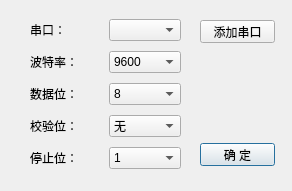
<?xml version="1.0" encoding="UTF-8"?>
<ui version="4.0">
 <class>COM</class>
 <widget class="QDialog" name="COM">
  <property name="geometry">
   <rect>
    <x>0</x>
    <y>0</y>
    <width>292</width>
    <height>191</height>
   </rect>
  </property>
  <property name="windowTitle">
   <string>Dialog</string>
  </property>
  <widget class="QPushButton" name="OKpushButton">
   <property name="geometry">
    <rect>
     <x>200</x>
     <y>143</y>
     <width>75</width>
     <height>23</height>
    </rect>
   </property>
   <property name="text">
    <string>确 定</string>
   </property>
  </widget>
  <widget class="QWidget" name="layoutWidget">
   <property name="geometry">
    <rect>
     <x>30</x>
     <y>15</y>
     <width>151</width>
     <height>161</height>
    </rect>
   </property>
   <layout class="QGridLayout" name="gridLayout">
    <item row="0" column="0">
     <widget class="QLabel" name="label_23">
      <property name="text">
       <string>串口：</string>
      </property>
     </widget>
    </item>
    <item row="0" column="1">
     <widget class="QComboBox" name="portNameComboBox"/>
    </item>
    <item row="1" column="0">
     <widget class="QLabel" name="label_20">
      <property name="text">
       <string>波特率：</string>
      </property>
     </widget>
    </item>
    <item row="2" column="0">
     <widget class="QLabel" name="label_19">
      <property name="text">
       <string>数据位：</string>
      </property>
     </widget>
    </item>
    <item row="3" column="0">
     <widget class="QLabel" name="label_25">
      <property name="text">
       <string>校验位：</string>
      </property>
     </widget>
    </item>
    <item row="4" column="0">
     <widget class="QLabel" name="label_22">
      <property name="text">
       <string>停止位：</string>
      </property>
     </widget>
    </item>
    <item row="1" column="1">
     <widget class="QComboBox" name="baudRateComboBox">
      <property name="currentIndex">
       <number>12</number>
      </property>
      <item>
       <property name="text">
        <string>50</string>
       </property>
      </item>
      <item>
       <property name="text">
        <string>75</string>
       </property>
      </item>
      <item>
       <property name="text">
        <string>110</string>
       </property>
      </item>
      <item>
       <property name="text">
        <string>134</string>
       </property>
      </item>
      <item>
       <property name="text">
        <string>150</string>
       </property>
      </item>
      <item>
       <property name="text">
        <string>200</string>
       </property>
      </item>
      <item>
       <property name="text">
        <string>300</string>
       </property>
      </item>
      <item>
       <property name="text">
        <string>600</string>
       </property>
      </item>
      <item>
       <property name="text">
        <string>1200</string>
       </property>
      </item>
      <item>
       <property name="text">
        <string>1800</string>
       </property>
      </item>
      <item>
       <property name="text">
        <string>2400</string>
       </property>
      </item>
      <item>
       <property name="text">
        <string>4800</string>
       </property>
      </item>
      <item>
       <property name="text">
        <string>9600</string>
       </property>
      </item>
      <item>
       <property name="text">
        <string>14400</string>
       </property>
      </item>
      <item>
       <property name="text">
        <string>19200</string>
       </property>
      </item>
      <item>
       <property name="text">
        <string>38400</string>
       </property>
      </item>
      <item>
       <property name="text">
        <string>56000</string>
       </property>
      </item>
      <item>
       <property name="text">
        <string>57600</string>
       </property>
      </item>
      <item>
       <property name="text">
        <string>76800</string>
       </property>
      </item>
      <item>
       <property name="text">
        <string>115200</string>
       </property>
      </item>
      <item>
       <property name="text">
        <string>128000</string>
       </property>
      </item>
      <item>
       <property name="text">
        <string>256000</string>
       </property>
      </item>
     </widget>
    </item>
    <item row="2" column="1">
     <widget class="QComboBox" name="dataBitsComboBox">
      <property name="currentIndex">
       <number>3</number>
      </property>
      <item>
       <property name="text">
        <string>5</string>
       </property>
      </item>
      <item>
       <property name="text">
        <string>6</string>
       </property>
      </item>
      <item>
       <property name="text">
        <string>7</string>
       </property>
      </item>
      <item>
       <property name="text">
        <string>8</string>
       </property>
      </item>
     </widget>
    </item>
    <item row="3" column="1">
     <widget class="QComboBox" name="parityComboBox">
      <item>
       <property name="text">
        <string>无</string>
       </property>
      </item>
      <item>
       <property name="text">
        <string>奇</string>
       </property>
      </item>
      <item>
       <property name="text">
        <string>偶</string>
       </property>
      </item>
     </widget>
    </item>
    <item row="4" column="1">
     <widget class="QComboBox" name="stopBitsComboBox">
      <item>
       <property name="text">
        <string>1</string>
       </property>
      </item>
      <item>
       <property name="text">
        <string>1.5</string>
       </property>
      </item>
      <item>
       <property name="text">
        <string>2</string>
       </property>
      </item>
     </widget>
    </item>
   </layout>
  </widget>
  <widget class="QPushButton" name="btn_add">
   <property name="geometry">
    <rect>
     <x>200</x>
     <y>20</y>
     <width>75</width>
     <height>23</height>
    </rect>
   </property>
   <property name="text">
    <string>添加串口</string>
   </property>
  </widget>
 </widget>
 <resources/>
 <connections/>
</ui>
